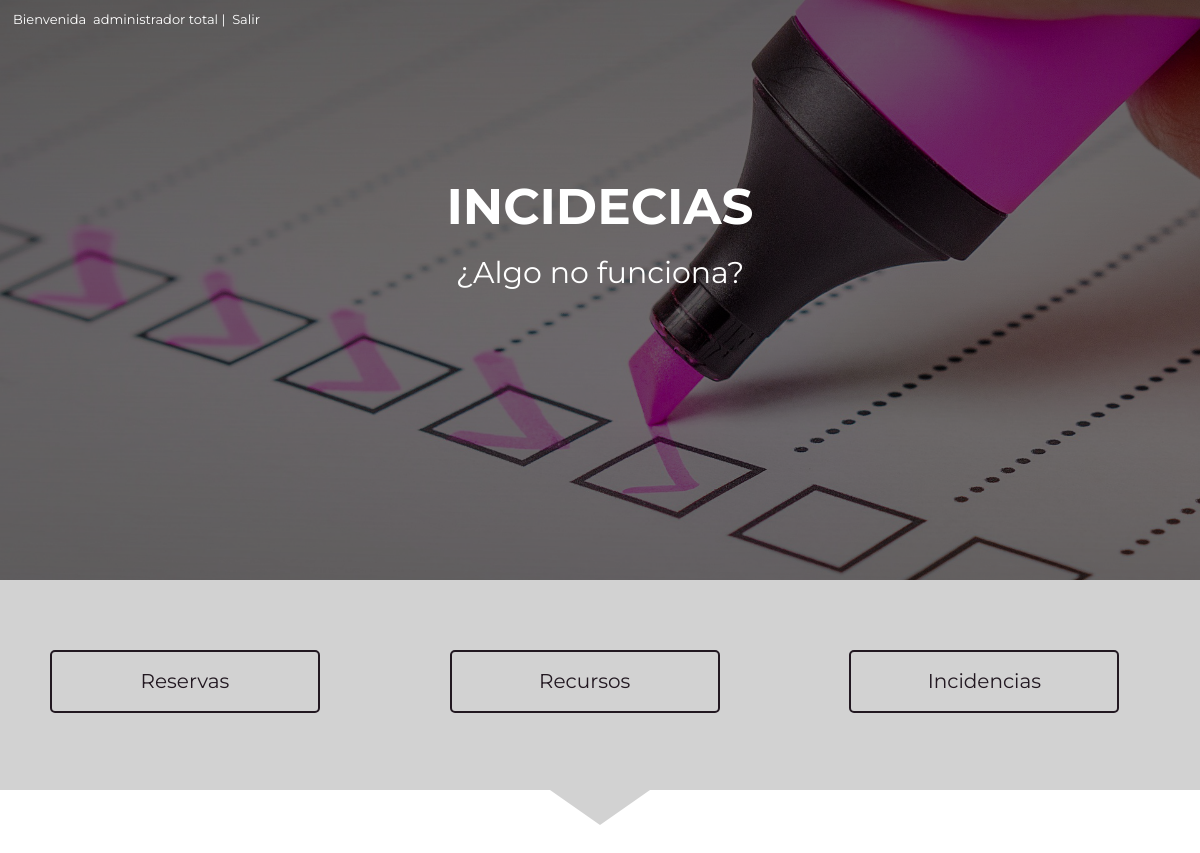
/incidencias.php, run on an earlier commit of the app's database.
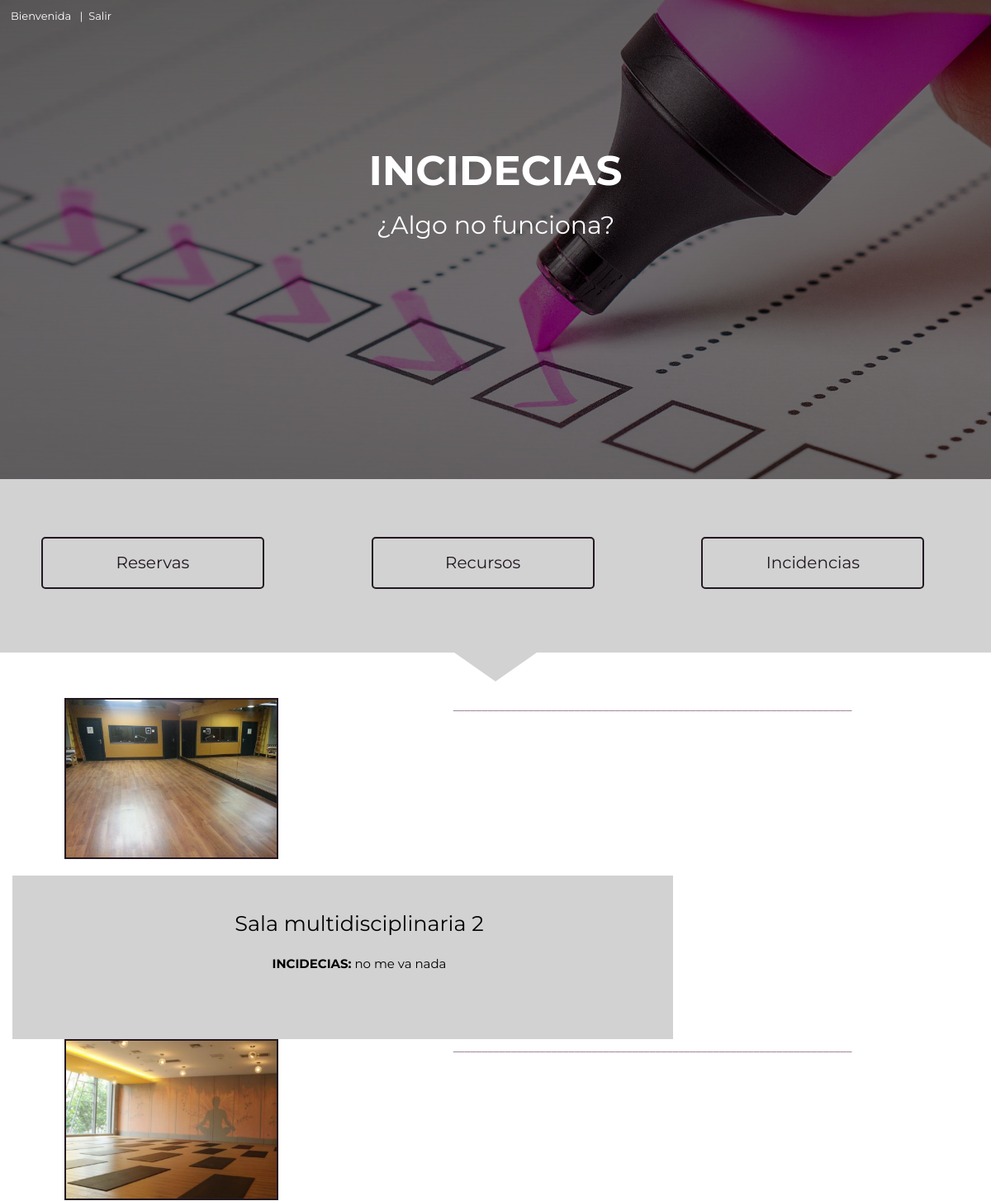
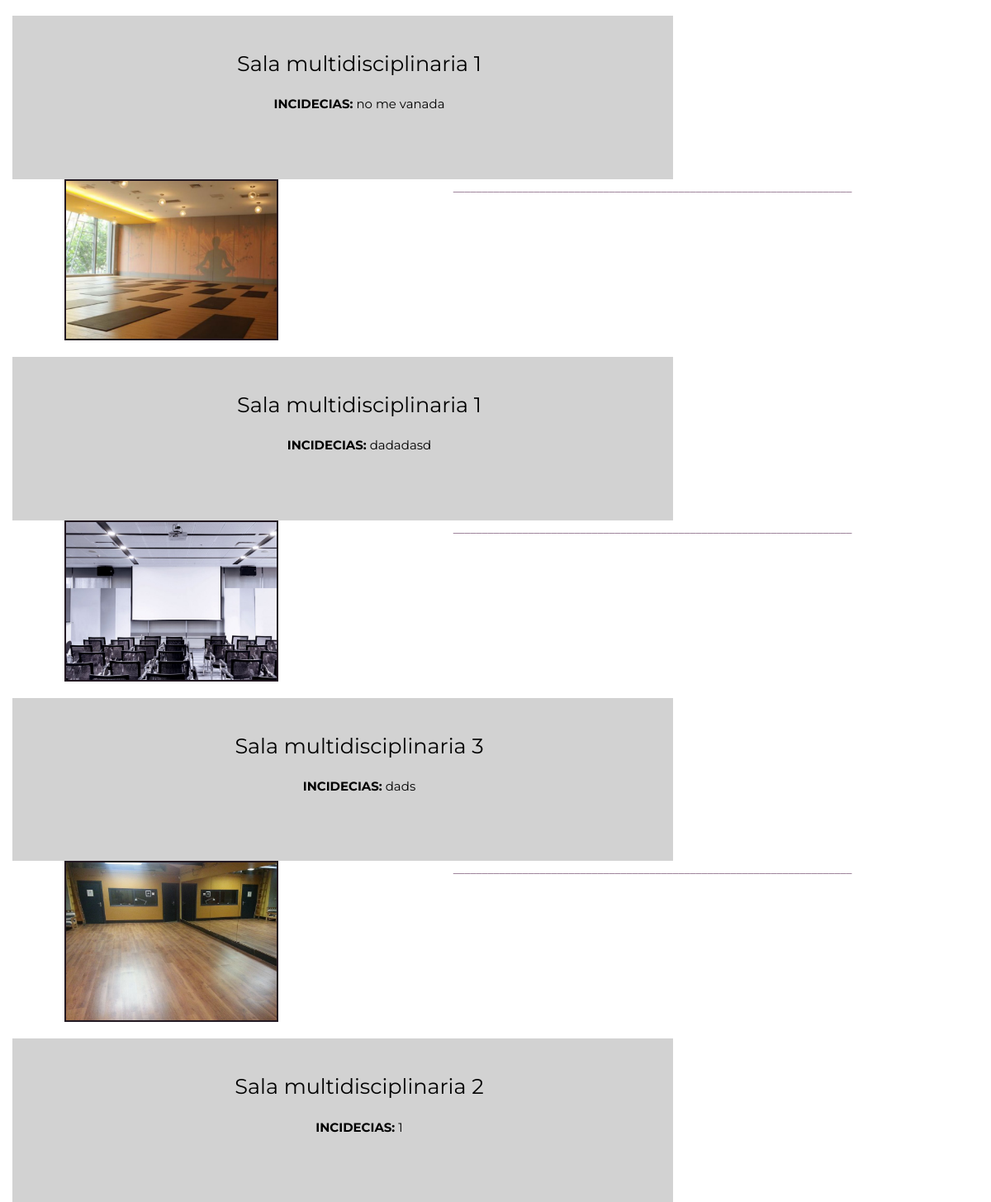
And on a later commit of the database (2 pictures, top to bottom).
### tables this page shows
CREATE TABLE `tbl_usuario` (
  `id_usuario` int(11) NOT NULL,
  `nombre` char(30) DEFAULT NULL,
  `apellido` char(30) DEFAULT NULL,
  `dni` char(9) DEFAULT NULL,
  `nick` char(30) DEFAULT NULL,
  `contra` char(100) DEFAULT NULL,
  `id_tipus_usuario` int(11) NOT NULL,
  `sexo` varchar(1) NOT NULL
);

CREATE TABLE `tbl_recurso` (
  `id_recurso` int(11) NOT NULL,
  `nombre_recurso` char(30) DEFAULT NULL,
  `disponible` int(3) DEFAULT NULL,
  `id_tipus_recurso` int(11) DEFAULT NULL,
  `Descripcion` varchar(255) DEFAULT NULL,
  `Imagen` varchar(100) NOT NULL
);

CREATE TABLE `tbl_incidencia` (
  `id_incidencia` int(11) NOT NULL,
  `id_reserva` int(11) DEFAULT NULL,
  `id_tipus_incidencia` int(11) DEFAULT NULL,
  `descripcion` char(255) DEFAULT NULL
);

### html/functions.php (called while the page is built, shortened)
<?php
function get_perfil($id_usuari){
  include "BBDD.php";
  $sql = "SELECT id_usuario FROM tbl_usuario WHERE id_usuario='".$id_usuari."' LIMIT 1 ";
    $result = mysqli_query($con, $sql);
  $id = mysqli_fetch_row($result);
  return $id[0];
}
function get_nom_perfil($id_perfil){
  include "BBDD.php";
  $sql = "SELECT nombre, apellido FROM tbl_usuario WHERE id_usuario='".$id_perfil."' LIMIT 1 ";
  $result = mysqli_query($con, $sql);
  $id = mysqli_fetch_row($result);
  $nombre=$id[0]." ".$id[1];
  return $nombre;
}
function sexo($id_perfil){
  include "BBDD.php";
  $sql = "SELECT sexo FROM tbl_usuario WHERE id_usuario='".$id_perfil."' LIMIT 1 ";
  $qry_sql=mysqli_fetch_array(mysqli_query($con,$sql))[0];
  if($qry_sql=="M"){
    $es="Bienvenido";
    return $es;
  }else{
    $es="Bienvenida";
    return $es;
  }
}
?>

### html/incidencias.php (the view, shortened to what this page needs)
<?php
  include "head.php";
?>
      <div class="header-incidencia">
        <div class="nombre-usu">
          <p><?php session_start(); echo sexo(get_perfil($_SESSION['id_usuario']));?>&nbsp;&nbsp;<?php  echo get_nom_perfil(get_perfil($_SESSION['id_usuario'])); ?> |&nbsp; <a style="color: white;" href="index.php?s=1">Salir</a></p>
        </div>
        <div class="titulo-header text-center">
            <p style="font-size:50px;"><strong>INCIDECIAS</strong></p>
            <p style="font-size:30px;">¿Algo no funciona?</p>
        </div>
      </div>
      <div class="btn-menu text-center">
        <div class="row">
            <div class="col-sm-4">
                <a class="btn-1" href="reservas.php">Reservas</a></div>
            <div class="col-sm-4">
                <a class="btn-2" href="recursos.php">Recursos</a></div>
            <div class="col-sm-4">
                <a class="btn-3" href="incidencias.php">Incidencias</a></div>
        </div>
      </div>
    <div class="sep">
      <div class="row">
          <div class="col-sm-6 sep-de"></div>
          <div class="col-sm-6 sep-iz"></div>
      </div>
    </div>
    <div class="cuerpo">
      <div class="consultas-recursos">
          <?php
            $sql="SELECT * FROM tbl_recurso inner join tbl_reserva on tbl_recurso.id_recurso=tbl_reserva.id_recurso inner join tbl_incidencia on tbl_reserva.id_reserva=tbl_incidencia.id_reserva  where incidencia=0";
            $qry_sql=mysqli_query($con, $sql);
            while($row=mysqli_fetch_array($qry_sql)){
          ?>
            <div class="col-sm-12">
                      <div class="col-sm-4 tbl-imagen-reserva" style="background-color: inherit;">
                        <?php
                          echo '<img height="195px;" style="border: 2px solid #221821;" src="../BBDD/imagenes_recursos/'.$row['Imagen'].'">';
                          ?>
                      </div>
                      <div class="col-sm-8 tbl-txt" style="background-color: #d2d2d2;">
                        <div class="nom-recurso">
                        <?php
                          echo $row['nombre_recurso'];
                        ?>
                        </div>
                        <div class="descripcion-incidencia">
                        <?php
                          echo "<strong>INCIDECIAS:</strong> ".$row['descripcion'];
                        ?>
                        </div>
                        <br>
                      </div>
                <p class="separacion">_____________________________________________________________________</p>
            </div>
        <?php
          }
        ?>
      </div>
    </div>

### html/head.php (shortened to what this page needs)
<html>
  <head>
      <link rel="stylesheet" href="../css/header.css" type="text/css" media="all">
      <link rel="stylesheet" href="https://maxcdn.bootstrapcdn.com/bootstrap/3.3.7/css/bootstrap.min.css">
  <body>
<?php
  include "bbdd.php";
  include "functions.php";
?>

### css/header.css (style rules this page uses)
body { margin: 0px; font-family: 'Montserrat', sans-serif; }
a { text-decoration: none!important; }
.header-incidencia { height: 580px; width: 100%; margin-top: 0%; position: absolute; background: url(../img/incidencia.png) center; background-size: cover; }
.titulo-header { background-color: none; font-family: 'Montserrat', sans-serif; color: white; padding-top: 11%; padding-bottom: 11%; text-align: center; text-decoration: none; }
.nombre-usu { font-family: 'Montserrat', sans-serif; color: white; font-size: 13px; margin-left: 13px; margin-top: 10px; }
.btn-menu { background-color: #d2d2d2; height: 210px; width: 100%; margin-top: 580px; position: absolute; }
.col-sm-4 { width: 32.5%!important; display: flex; justify-content: center; background-color: #d2d2d2; }
.btn-1,.btn-2,.btn-3 { font-family: 'Montserrat', sans-serif; width: 270px; margin-top: 70px; justify-content: center; border: 2px solid #221821; border-radius: 5px; color: #221821; background-color: #d2d2d2; font-size: 20px; padding: 15px 30px; }
.sep { background-color: #d2d2d2; padding-top: 765px; }
.sep-de { width: 50%; height: 60px; border-right: 50px solid transparent; border-bottom: 35px solid white; }
.sep-iz { width: 50%; height: 60px; border-left: 50px solid transparent; border-bottom: 35px solid white; }
.cuerpo { font-family: 'Montserrat', sans-serif; width: 100%; height: 100%; }
.consultas-recursos { margin-top: 20px; }
.tbl-imagen-reserva { padding-top: 0px; padding-bottom: 20px; padding-left: 20px!important; }
.tbl-txt { padding-top: 20px; padding-bottom: 40px; padding-left: 55px!important; width: 800px!important; }
.nom-recurso { color: black; text-align: center; padding-top: 20px; font-size: 25.5px; }
.separacion { text-align: center; color: #714b6d; }
.descripcion-incidencia { color: black; padding-top: 20px; padding-bottom: 20px; text-align: center; font-size: 15px; }

What changed in the data, as far as the page shows it:
removed tbl_usuario: id_usuario "Bienvenida", get_nom_perfil(get_perfil($_SESSION['id_usuario'])) "administrador total"
now on this page (row edited): tbl_recurso: Imagen (picture), nombre_recurso "Sala multidisciplinaria 2", tbl_incidencia.descripcion "no me va nada", tbl_incidencia.descripcion "1"
now on this page (row edited): tbl_recurso: Imagen (picture), nombre_recurso "Sala multidisciplinaria 1", tbl_incidencia.descripcion "no me vanada", tbl_incidencia.descripcion "dadadasd"
now on this page (row edited): tbl_recurso: Imagen (picture), nombre_recurso "Sala multidisciplinaria 3", tbl_incidencia.descripcion "dads"
Also different on the page:
sexo(get_perfil($_SESSION['id_usuario'])): (not shown) → "Bienvenida"
